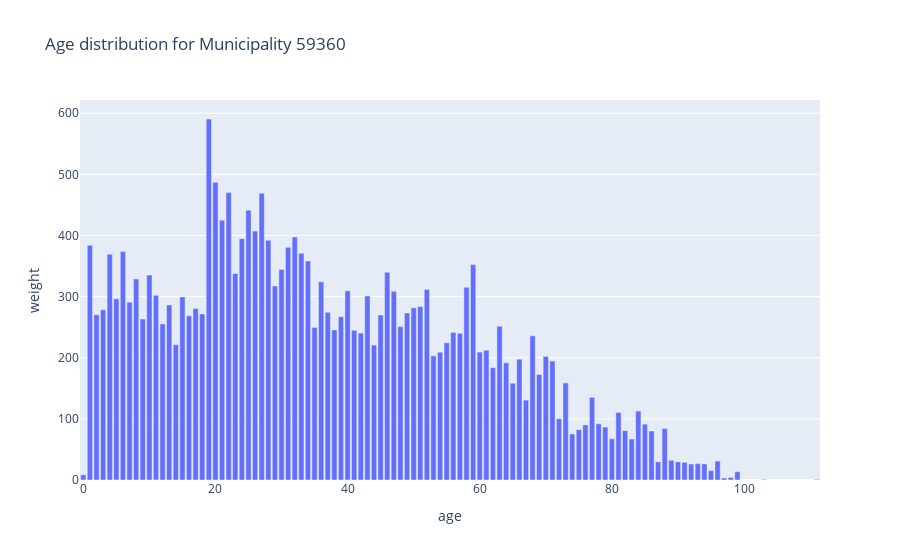
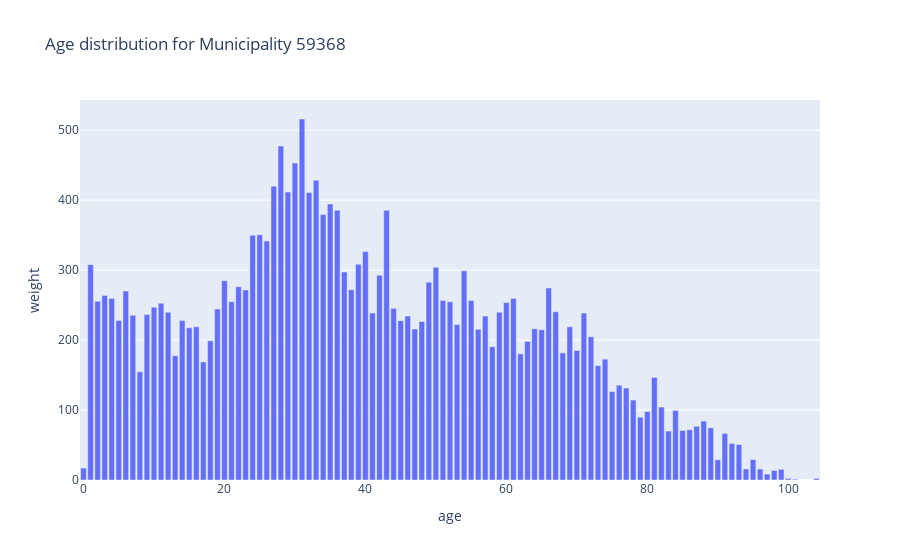
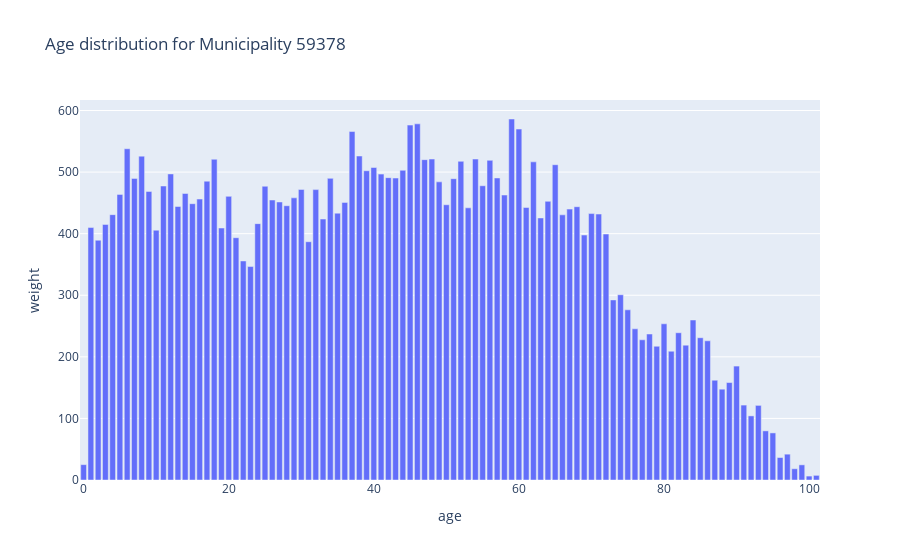
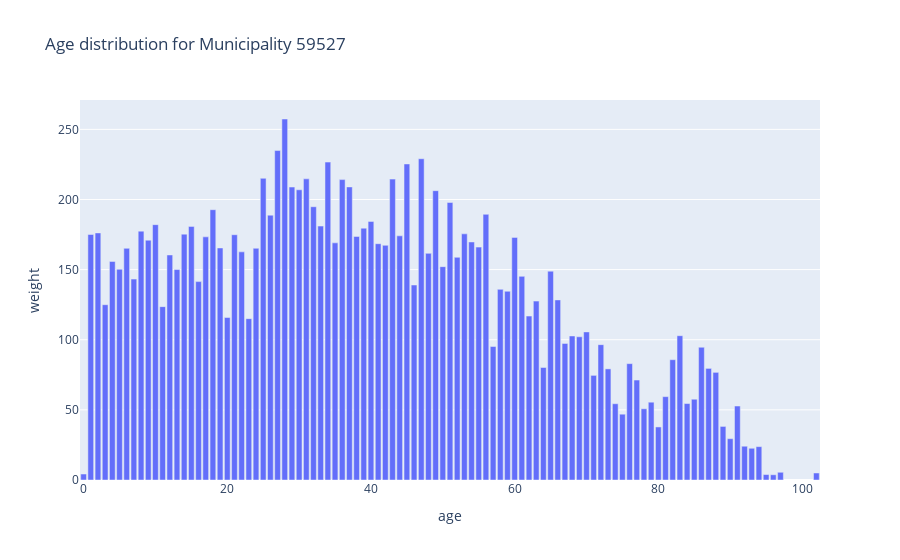

Notebook code for these charts, in order:
### Code cell
# Age distribution of the neighbouring municipalities
for municipality_id in chosen_muni[1:]:
    df_census_filtered_muni = df_census_filtered[df_census_filtered["municipality_id"] == municipality_id]
    
    df_age_study_area = df_census_filtered_muni.groupby("age")["weight"].sum().reset_index()
    
    fig = px.bar(df_age_study_area, x="age", y="weight", title=f"Age distribution for Municipality {municipality_id}")
    fig.show()

### Figure 1 — Plotly figure (JSON) as saved in the notebook; plotly's stock layout.template omitted (floating-point values rounded to 4 significant figures)
{"data": [{"alignmentgroup": "True", "hovertemplate": "age=%{x}<br>weight=%{y}<extra></extra>", "legendgroup": "", "marker": {"color": "#636efa", "pattern": {"shape": ""}}, "name": "", "offsetgroup": "", "orientation": "v", "showlegend": false, "textposition": "auto", "type": "bar", "x": [0, 1, 2, 3, 4, 5, 6, 7, 8, 9, 10, 11, 12, 13, 14, 15, 16, 17, 18, 19, 20, 21, 22, 23, 24, 25, 26, 27, 28, 29, 30, 31, 32, 33, 34, 35, 36, 37, 38, 39, 40, 41, 42, 43, 44, 45, 46, 47, 48, 49, 50, 51, 52, 53, 54, 55, 56, 57, 58, 59, 60, 61, 62, 63, 64, 65, 66, 67, 68, 69, 70, 71, 72, 73, 74, 75, 76, 77, 78, 79, 80, 81, 82, 83, 84, 85, 86, 87, 88, 89, 90, 91, 92, 93, 94, 95, 96, 97, 98, 99, 103, 111], "xaxis": "x", "y": [8.423, 384.0, 270.3, 278.5, 369.2, 296.3, 373.6, 290.9, 328.9, 263.4, 335.3, 302.1, 255.4, 286.4, 221.2, 299.5, 268.7, 280.4, 271.6, 590.5, 487.1, 425.0, 470.1, 337.8, 394.8, 441.4, 407.2, 469.3, 392.3, 317.3, 344.3, 380.6, 397.6, 371.1, 358.5, 249.6, 324.2, 274.4, 245.5, 267.0, 309.7, 245.1, 240.3, 301.0, 220.7, 270.0, 339.7, 308.9, 251.0, 273.4, 281.7, 283.6, 311.7, 203.1, 209.1, 224.4, 241.5, 240.0, 315.5, 352.4, 209.3, 212.1, 183.8, 251.5, 191.6, 158.4, 197.6, 130.7, 235.9, 172.6, 202.2, 194.6, 100.2, 158.8, 75.3, 82.41, 90.11, 135.2, 91.96, 86.66, 67.39, 110.5, 80.78, 66.95, 112.8, 91.32, 80.15, 29.63, 84.21, 32.2, 29.6, 28.97, 26.16, 26.86, 26.39, 15.27, 31.04, 3.336, 4.292, 13.55, 1.052, 1.052], "yaxis": "y"}], "layout": {"autosize": true, "barmode": "relative", "legend": {"tracegroupgap": 0}, "title": {"text": "Age distribution for Municipality 59360"}, "xaxis": {"anchor": "y", "autorange": true, "domain": [0, 1], "range": [-0.5, 111.5], "title": {"text": "age"}, "type": "linear"}, "yaxis": {"anchor": "x", "autorange": true, "domain": [0, 1], "range": [0, 621.6], "title": {"text": "weight"}, "type": "linear"}}}

### Figure 2 — Plotly figure (JSON) as saved in the notebook; plotly's stock layout.template omitted (floating-point values rounded to 4 significant figures)
{"data": [{"alignmentgroup": "True", "hovertemplate": "age=%{x}<br>weight=%{y}<extra></extra>", "legendgroup": "", "marker": {"color": "#636efa", "pattern": {"shape": ""}}, "name": "", "offsetgroup": "", "orientation": "v", "showlegend": false, "textposition": "auto", "type": "bar", "x": [0, 1, 2, 3, 4, 5, 6, 7, 8, 9, 10, 11, 12, 13, 14, 15, 16, 17, 18, 19, 20, 21, 22, 23, 24, 25, 26, 27, 28, 29, 30, 31, 32, 33, 34, 35, 36, 37, 38, 39, 40, 41, 42, 43, 44, 45, 46, 47, 48, 49, 50, 51, 52, 53, 54, 55, 56, 57, 58, 59, 60, 61, 62, 63, 64, 65, 66, 67, 68, 69, 70, 71, 72, 73, 74, 75, 76, 77, 78, 79, 80, 81, 82, 83, 84, 85, 86, 87, 88, 89, 90, 91, 92, 93, 94, 95, 96, 97, 98, 99, 100, 101, 104], "xaxis": "x", "y": [17.15, 307.9, 255.6, 263.8, 259.4, 228.1, 270.1, 235.6, 154.7, 236.4, 246.9, 252.7, 239.8, 177.7, 227.8, 217.5, 218.9, 168.7, 199.2, 244.5, 284.8, 254.9, 276.2, 271.6, 350.0, 350.5, 341.7, 420.0, 477.3, 411.6, 453.0, 516.0, 410.8, 428.5, 379.3, 394.5, 385.5, 297.3, 272.0, 308.5, 326.5, 238.7, 292.8, 385.5, 245.3, 227.8, 234.3, 215.7, 226.6, 282.8, 304.2, 256.6, 254.8, 222.3, 299.0, 256.7, 215.4, 234.3, 190.5, 239.7, 253.7, 259.6, 180.3, 198.1, 216.2, 214.8, 274.5, 240.5, 181.7, 218.9, 185.2, 238.6, 204.8, 163.5, 172.8, 126.5, 135.5, 131.5, 114.3, 89.75, 97.85, 146.6, 104.3, 69.94, 99.45, 70.84, 71.86, 76.85, 84.27, 74.49, 28.85, 66.67, 52.3, 50.64, 15.8, 29.15, 15.77, 8.472, 13.53, 15.32, 2.315, 1.158, 2.315], "yaxis": "y"}], "layout": {"autosize": true, "barmode": "relative", "legend": {"tracegroupgap": 0}, "title": {"text": "Age distribution for Municipality 59368"}, "xaxis": {"anchor": "y", "autorange": true, "domain": [0, 1], "range": [-0.5, 104.5], "title": {"text": "age"}, "type": "linear"}, "yaxis": {"anchor": "x", "autorange": true, "domain": [0, 1], "range": [0, 543.2], "title": {"text": "weight"}, "type": "linear"}}}

### Figure 3 — Plotly figure (JSON) as saved in the notebook; plotly's stock layout.template omitted (floating-point values rounded to 4 significant figures)
{"data": [{"alignmentgroup": "True", "hovertemplate": "age=%{x}<br>weight=%{y}<extra></extra>", "legendgroup": "", "marker": {"color": "#636efa", "pattern": {"shape": ""}}, "name": "", "offsetgroup": "", "orientation": "v", "showlegend": false, "textposition": "auto", "type": "bar", "x": [0, 1, 2, 3, 4, 5, 6, 7, 8, 9, 10, 11, 12, 13, 14, 15, 16, 17, 18, 19, 20, 21, 22, 23, 24, 25, 26, 27, 28, 29, 30, 31, 32, 33, 34, 35, 36, 37, 38, 39, 40, 41, 42, 43, 44, 45, 46, 47, 48, 49, 50, 51, 52, 53, 54, 55, 56, 57, 58, 59, 60, 61, 62, 63, 64, 65, 66, 67, 68, 69, 70, 71, 72, 73, 74, 75, 76, 77, 78, 79, 80, 81, 82, 83, 84, 85, 86, 87, 88, 89, 90, 91, 92, 93, 94, 95, 96, 97, 98, 99, 100, 101], "xaxis": "x", "y": [24.94, 409.9, 389.3, 415.0, 430.9, 463.8, 537.9, 489.8, 525.9, 468.6, 405.6, 477.4, 497.0, 444.1, 465.2, 448.7, 456.2, 485.3, 520.8, 409.2, 460.6, 393.4, 355.7, 346.6, 416.3, 477.0, 454.7, 451.5, 445.4, 458.1, 471.8, 386.9, 471.5, 423.8, 489.8, 433.3, 450.8, 565.9, 526.1, 502.2, 507.4, 496.7, 490.9, 490.4, 502.9, 576.3, 578.4, 520.2, 521.1, 484.1, 446.9, 489.3, 517.5, 442.0, 521.2, 477.8, 519.1, 490.5, 462.8, 586.2, 569.9, 442.5, 516.6, 425.5, 452.5, 512.0, 430.6, 439.9, 443.8, 397.8, 432.6, 431.9, 399.4, 292.4, 300.8, 276.3, 245.5, 227.7, 237.1, 217.2, 253.6, 209.1, 239.1, 219.0, 259.8, 231.0, 226.0, 162.0, 147.5, 158.2, 185.0, 121.7, 104.1, 121.2, 79.78, 76.47, 36.48, 41.97, 18.28, 24.61, 6.378, 7.538], "yaxis": "y"}], "layout": {"autosize": true, "barmode": "relative", "legend": {"tracegroupgap": 0}, "title": {"text": "Age distribution for Municipality 59378"}, "xaxis": {"anchor": "y", "autorange": true, "domain": [0, 1], "range": [-0.5, 101.5], "title": {"text": "age"}, "type": "linear"}, "yaxis": {"anchor": "x", "autorange": true, "domain": [0, 1], "range": [0, 617.0], "title": {"text": "weight"}, "type": "linear"}}}

### Figure 4 — Plotly figure (JSON) as saved in the notebook; plotly's stock layout.template omitted (floating-point values rounded to 4 significant figures)
{"data": [{"alignmentgroup": "True", "hovertemplate": "age=%{x}<br>weight=%{y}<extra></extra>", "legendgroup": "", "marker": {"color": "#636efa", "pattern": {"shape": ""}}, "name": "", "offsetgroup": "", "orientation": "v", "showlegend": false, "textposition": "auto", "type": "bar", "x": [0, 1, 2, 3, 4, 5, 6, 7, 8, 9, 10, 11, 12, 13, 14, 15, 16, 17, 18, 19, 20, 21, 22, 23, 24, 25, 26, 27, 28, 29, 30, 31, 32, 33, 34, 35, 36, 37, 38, 39, 40, 41, 42, 43, 44, 45, 46, 47, 48, 49, 50, 51, 52, 53, 54, 55, 56, 57, 58, 59, 60, 61, 62, 63, 64, 65, 66, 67, 68, 69, 70, 71, 72, 73, 74, 75, 76, 77, 78, 79, 80, 81, 82, 83, 84, 85, 86, 87, 88, 89, 90, 91, 92, 93, 94, 95, 96, 97, 102], "xaxis": "x", "y": [4.267, 175.0, 176.2, 125.0, 155.8, 150.3, 165.2, 143.2, 177.4, 171.0, 182.1, 123.6, 160.4, 150.0, 175.3, 180.8, 141.4, 173.3, 192.7, 165.4, 115.8, 174.9, 162.7, 115.0, 165.2, 215.1, 188.8, 234.9, 257.4, 208.9, 206.9, 214.7, 194.8, 181.0, 226.7, 169.1, 214.2, 209.0, 173.7, 179.6, 184.4, 168.5, 167.3, 214.5, 174.1, 225.3, 139.0, 229.1, 161.6, 206.3, 152.1, 197.8, 158.8, 175.5, 169.7, 166.0, 189.4, 95.16, 135.9, 134.6, 173.0, 145.2, 116.9, 127.5, 80.22, 148.9, 128.4, 97.39, 102.7, 102.1, 105.6, 74.6, 96.5, 79.22, 54.39, 46.92, 82.97, 71.27, 50.77, 55.47, 37.83, 59.42, 85.77, 102.9, 54.51, 57.59, 94.65, 79.57, 76.74, 38.2, 29.46, 52.75, 24.09, 22.63, 23.79, 3.88, 3.743, 5.508, 5.0], "yaxis": "y"}], "layout": {"autosize": true, "barmode": "relative", "legend": {"tracegroupgap": 0}, "title": {"text": "Age distribution for Municipality 59527"}, "xaxis": {"anchor": "y", "autorange": true, "domain": [0, 1], "range": [-0.5, 102.5], "title": {"text": "age"}, "type": "linear"}, "yaxis": {"anchor": "x", "autorange": true, "domain": [0, 1], "range": [0, 270.9], "title": {"text": "weight"}, "type": "linear"}}}
